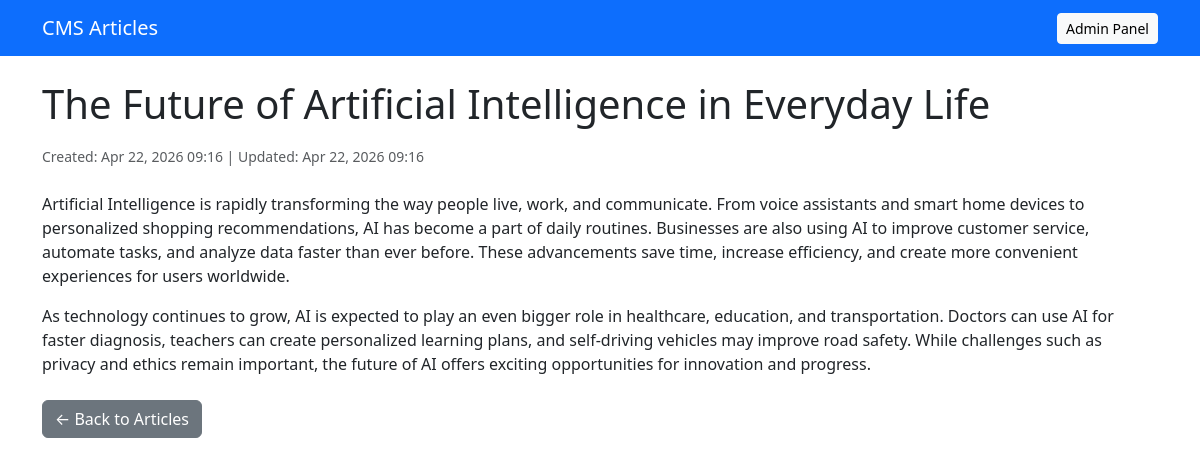
Page /4/ on the committed database.
### articles/models.py (models this page shows, shortened)
class Article(models.Model):
    title = models.CharField(max_length=200)
    content = models.TextField()
    created_at = models.DateTimeField(auto_now_add=True)
    updated_at = models.DateTimeField(auto_now=True)

### articles/views.py (the view)
# urls.py: path('<int:pk>/', views.article_detail, name='article_detail'),
def article_detail(request, pk):
    article = get_object_or_404(Article, pk=pk)
    return render(request, 'articles/article_detail.html', {'article': article})

### articles/templates/articles/article_detail.html (shortened to what this page needs)
<!DOCTYPE html>
<html lang="en">
<head>
    <link href="https://cdn.jsdelivr.net/npm/bootstrap@5.3.0/dist/css/bootstrap.min.css" rel="stylesheet">
</head>
<body>
    <nav class="navbar navbar-expand-lg navbar-dark bg-primary">
        <div class="container">
            <a class="navbar-brand" href="/">CMS Articles</a>
            <div class="collapse navbar-collapse" id="navbarNav">
                <ul class="navbar-nav ms-auto">
                    <li class="nav-item">
                        <a class="btn btn-light btn-sm ms-2" href="/admin/">Admin Panel</a>
                    </li>
                </ul>
            </div>
        </div>
    </nav>
    <div class="container mt-4">
        <article>
            <h1 class="mb-3">{{ article.title }}</h1>
            <div class="mb-4">
                <small class="text-muted">
                    Created: {{ article.created_at|date:"M d, Y H:i" }} |
                    Updated: {{ article.updated_at|date:"M d, Y H:i" }}
                </small>
            </div>
            <div class="content">
                {{ article.content|linebreaks }}
            </div>
        </article>
        <div class="mt-4">
            <a href="{% url 'article_list' %}" class="btn btn-secondary">← Back to Articles</a>
        </div>
    </div>
</body>
</html>

### rows in the picture
Article: title "The Future of Artificial Intelligence in Everyday Life", created_at "Apr 22, 2026 09:16", updated_at "Apr 22, 2026 09:16", content "Artificial Intelligence is rapidly transforming the way people live, work, and communicate. From voice assistants and smart home devices to personalized shopping recommendations, AI has become a part of daily routines. Businesses are also using AI to improve customer service, automate tasks, and analyze data faster than ever before. These advancements save time, increase efficiency, and create more convenient experiences for users worldwide. As technology continues to grow, AI is expected to play an even bigger role in healthcare, education, and transportation. Doctors can use AI for faster diagnosis, teachers can create personalized learning plans, and self-driving vehicles may improve…"
